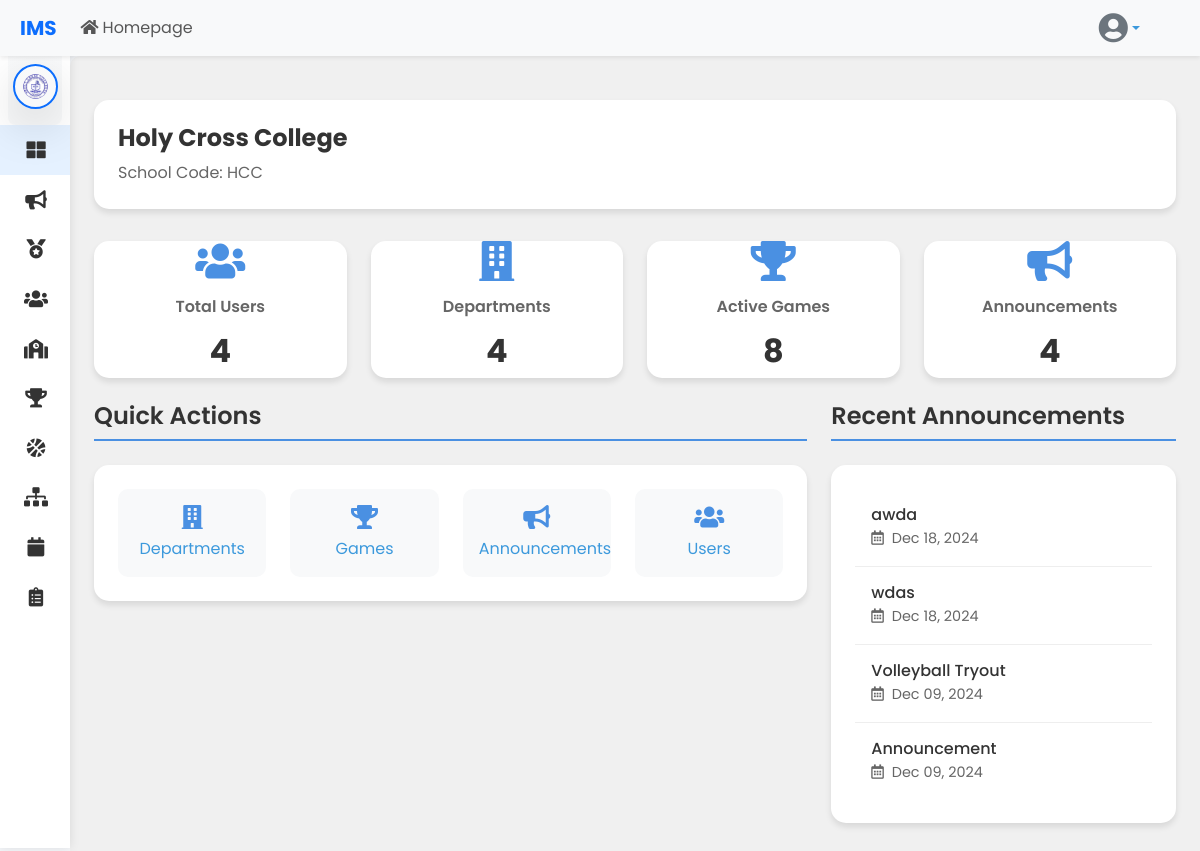
Page /school_admin/schooladmindashboard.php (signed in) on the earlier database version.
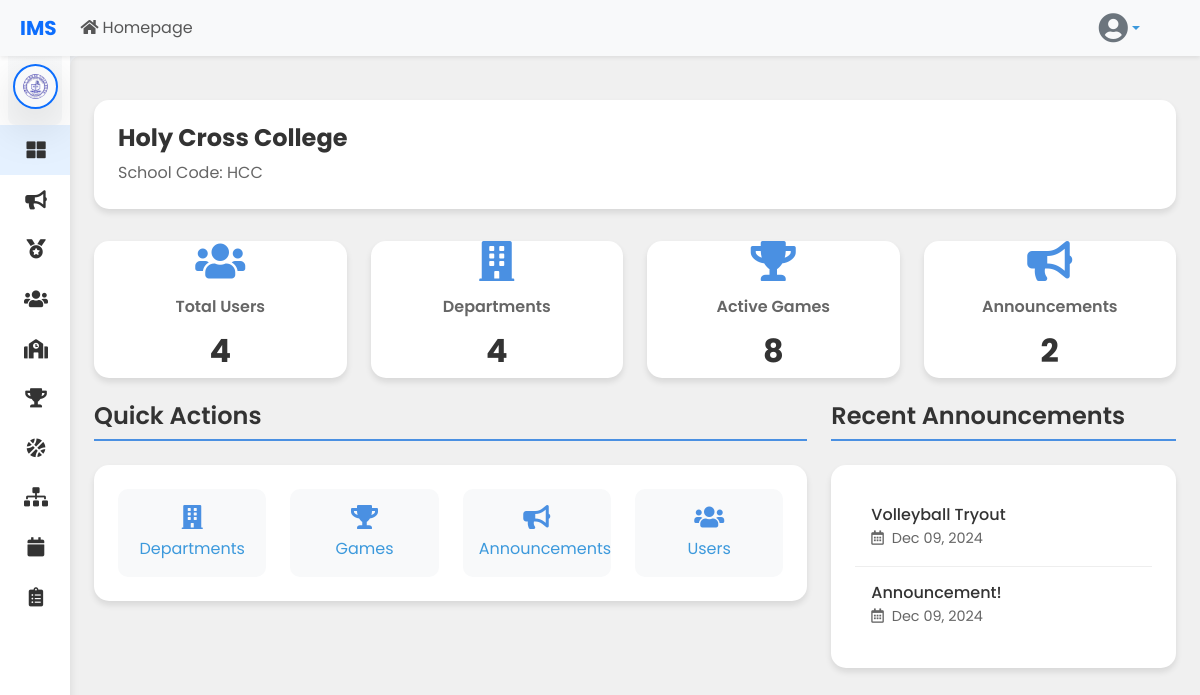
Same page on the later database version.
### tables this page shows
CREATE TABLE `announcement` (
  `id` int(11) NOT NULL,
  `title` varchar(255) NOT NULL,
  `message` text NOT NULL,
  `image` varchar(255) DEFAULT NULL,
  `school_id` int(11) DEFAULT NULL,
  `department_id` int(11) NOT NULL,
  `created_at` datetime DEFAULT current_timestamp()
);

### school_admin/schooladmindashboard.php (the view, shortened to what the changed rows need)
<?php
$conn = con();
$school_id = $_SESSION['school_id'];
$school_query = "SELECT school_name, school_code FROM schools WHERE school_id = ?";
$stmt = mysqli_prepare($conn, $school_query);
mysqli_stmt_bind_param($stmt, "i", $school_id);
mysqli_stmt_execute($stmt);
$school_result = mysqli_stmt_get_result($stmt);
$school_info = mysqli_fetch_assoc($school_result);
$announcement_query = "SELECT COUNT(*) as announcement_count FROM announcement WHERE school_id = ?";
$stmt = mysqli_prepare($conn, $announcement_query);
mysqli_stmt_bind_param($stmt, "i", $school_id);
mysqli_stmt_execute($stmt);
$announcement_result = mysqli_stmt_get_result($stmt);
$total_announcements = mysqli_fetch_assoc($announcement_result)['announcement_count'];
$recent_announcements_query = "SELECT * FROM announcement WHERE school_id = ? ORDER BY created_at DESC LIMIT 5";
$stmt = mysqli_prepare($conn, $recent_announcements_query);
mysqli_stmt_bind_param($stmt, "i", $school_id);
mysqli_stmt_execute($stmt);
$recent_announcements = mysqli_stmt_get_result($stmt);
?>
<!DOCTYPE html>
<html lang="en">
<head>
    <link href="https://cdn.jsdelivr.net/npm/bootstrap@5.3.3/dist/css/bootstrap.min.css" rel="stylesheet">
    <link rel="stylesheet" href="https://cdnjs.cloudflare.com/ajax/libs/font-awesome/5.15.4/css/all.min.css">
    <link rel="stylesheet" href="../styles/dashboard.css">
</head>
<body>
<div id="content">
    <div class="main-content">
        <div class="container-fluid p-4">
            <div class="school-info">
                <h1 class="school-name"><?php echo htmlspecialchars($school_info['school_name']); ?></h1>
            </div>
            <div class="row g-4 mb-4">
                <div class="col-xl-3 col-md-6">
                    <div class="stat-card">
                        <div class="card-body text-center">
                            <i class="fas fa-bullhorn stat-icon"></i>
                            <h6 class="stat-title">Announcements</h6>
                            <p class="stat-value"><?php echo $total_announcements; ?></p>
                        </div>
                    </div>
                </div>
            </div>
            <div class="row g-4">
                <div class="col-lg-8">
                    <div class="dashboard-section">
                        <h2 class="section-title">Quick Actions</h2>
                    </div>
                </div>
                <div class="col-lg-4">
                    <div class="dashboard-section">
                        <h2 class="section-title">Recent Announcements</h2>
                        <div class="announcement-card">
                            <?php if (mysqli_num_rows($recent_announcements) > 0): ?>
                                <?php while ($announcement = mysqli_fetch_assoc($recent_announcements)): ?>
                                    <div class="announcement-item">
                                        <h6 class="mb-1"><?php echo htmlspecialchars($announcement['title']); ?></h6>
                                        <div class="announcement-date">
                                            <i class="far fa-calendar-alt me-1"></i>
                                            <?php echo date('M d, Y', strtotime($announcement['created_at'])); ?>
                                        </div>
                                    </div>
                                <?php endwhile; ?>
                            <?php else: ?>
                                <div class="text-center text-muted">No recent announcements</div>
                            <?php endif; ?>
                        </div>
                    </div>
                </div>
            </div>
        </div>
    </div>
</body>
</html>

Differences in the rows shown:
no longer on this page (row edited): announcement: title "awda", created_at "Dec 18, 2024"
removed announcement: title "wdas", created_at "Dec 18, 2024"
changed announcement: title "Announcement" → "Announcement!"
Other differences:
$total_announcements: "4" → "2"
